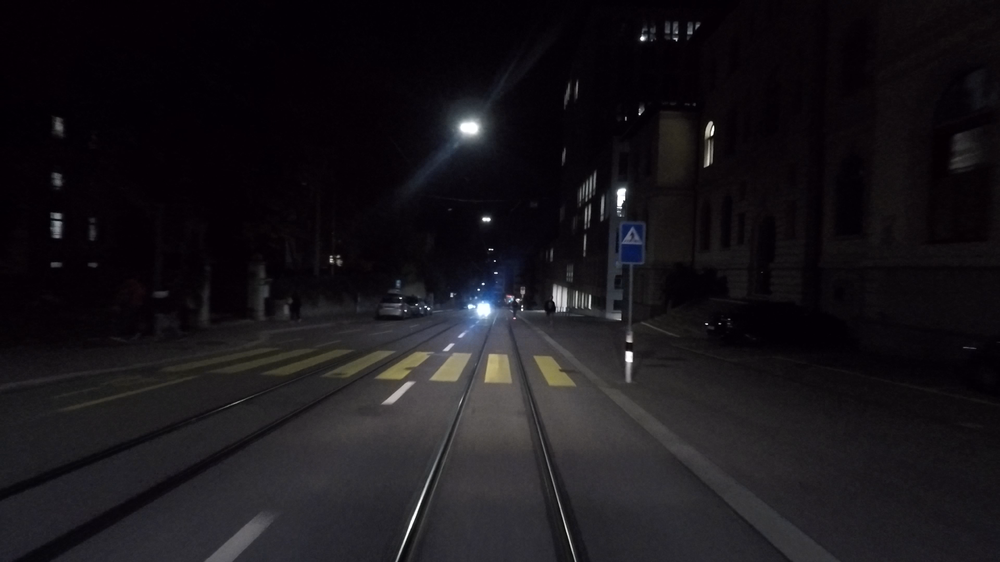
#> input picture data/test_unpaired/example.png, 1000 x 562 px, shrunk from 1920 x 1080 before the run
$ python -i baselines.py   (imports and definitions only)
#> lines starting #> are read from the running program, lines starting #| are printed output that depends on the picture
# src/methods/baselines.py

import numpy as np
import cv2

def apply_histogram_equalization(img: np.ndarray) -> np.ndarray:
    """
    Global histogram equalization on the luminance channel.

    Args:
        img: float32 RGB [0,1].

    Returns:
        Equalized RGB image.
    """
    u8 = (np.clip(img, 0, 1) * 255).astype(np.uint8)
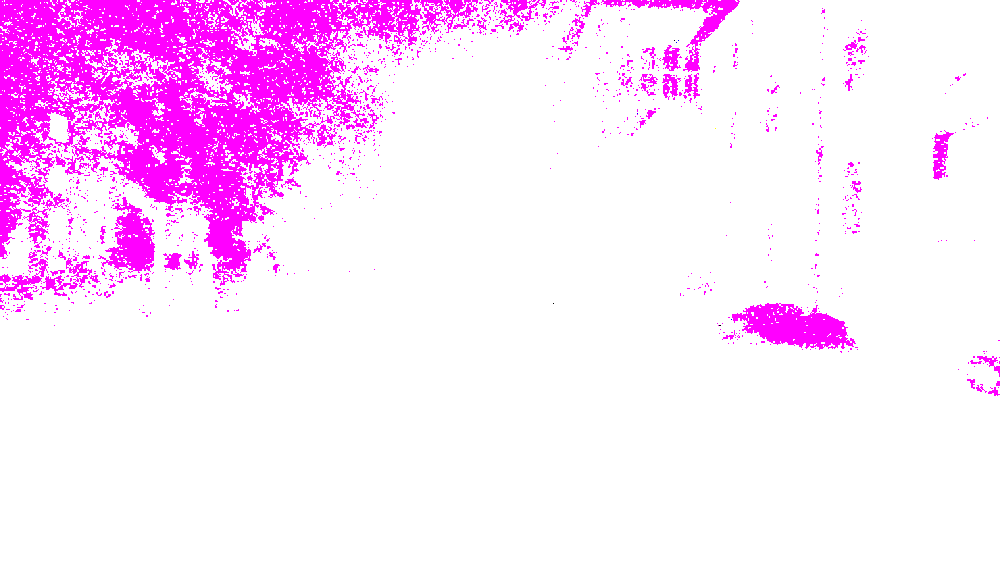
#> u8: shape (562, 1000, 3); mean R, G, B 255, 222.9, 255
    lab = cv2.cvtColor(u8, cv2.COLOR_RGB2LAB)
#> lab: shape (562, 1000, 3); mean of channels 0, 1, 2 242.3, 140.3, 120.3
    L, a, b = cv2.split(lab)
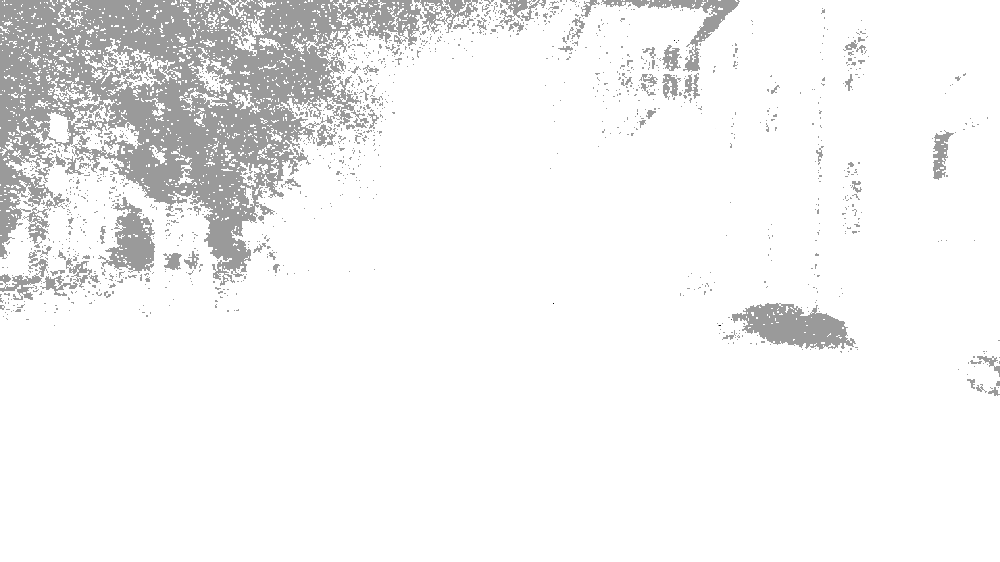
#> L: shape (562, 1000); min 0, max 255, mean 242.3
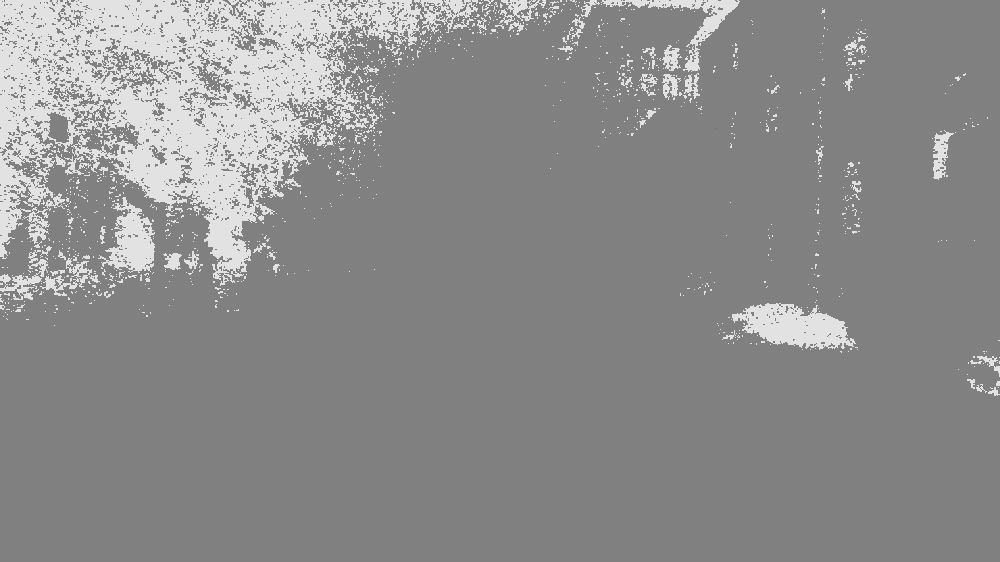
#> a: shape (562, 1000); min 106, max 226, mean 140.3
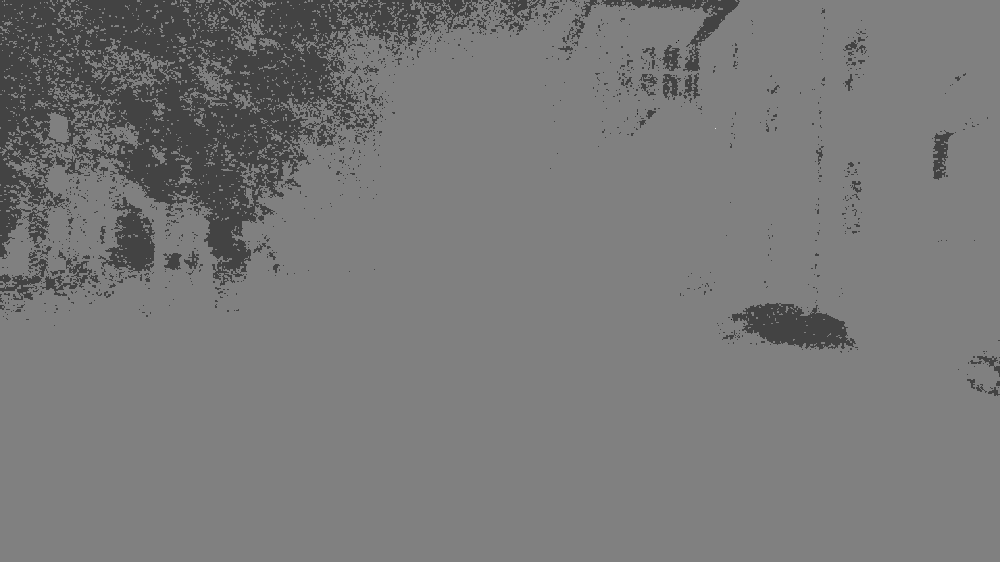
#> b: shape (562, 1000); min 20, max 223, mean 120.3
    L_eq = cv2.equalizeHist(L)
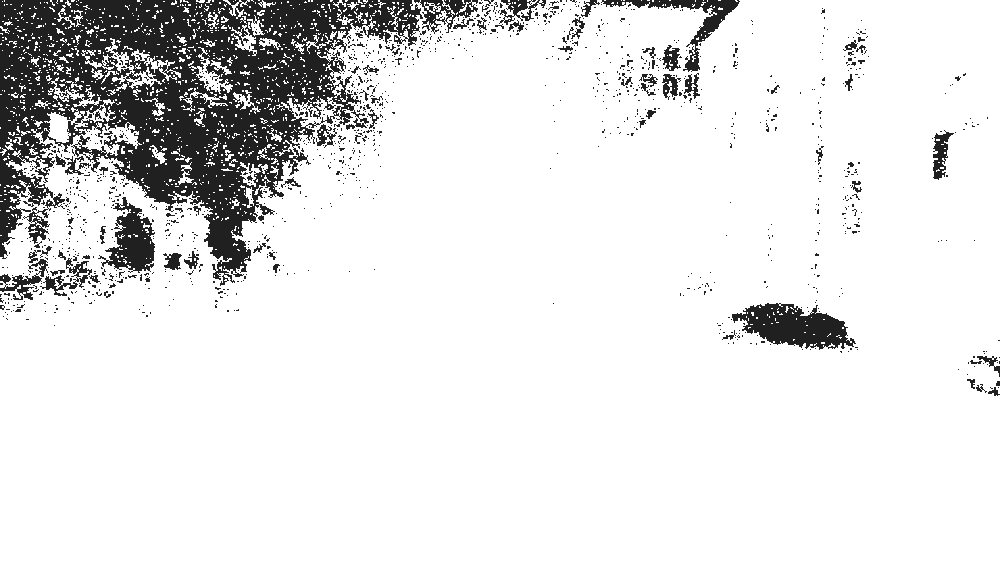
#> L_eq: shape (562, 1000); min 0, max 255, mean 226.9
    lab_eq = cv2.merge([L_eq, a, b])
#> lab_eq: shape (562, 1000, 3); mean of channels 0, 1, 2 226.9, 140.3, 120.3
    rgb_eq = cv2.cvtColor(lab_eq, cv2.COLOR_LAB2RGB)
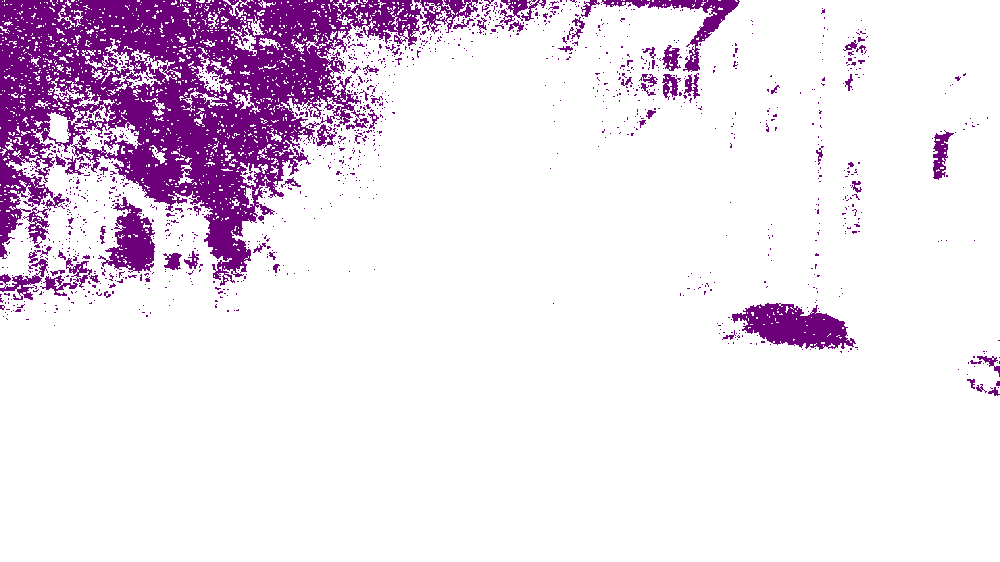
#> rgb_eq: shape (562, 1000, 3); mean R, G, B 236.6, 222.9, 238.2
    return rgb_eq.astype(np.float32) / 255.0

# [76 lines left out: functions apply_clahe, apply_gamma, apply_simple_retinex, lime_enhance_simplified, not called in this run]

>>> import cv2
>>> picture = cv2.cvtColor(cv2.imread('../../data/test_unpaired/example.png'), cv2.COLOR_BGR2RGB)
>>> result = apply_histogram_equalization(picture)
